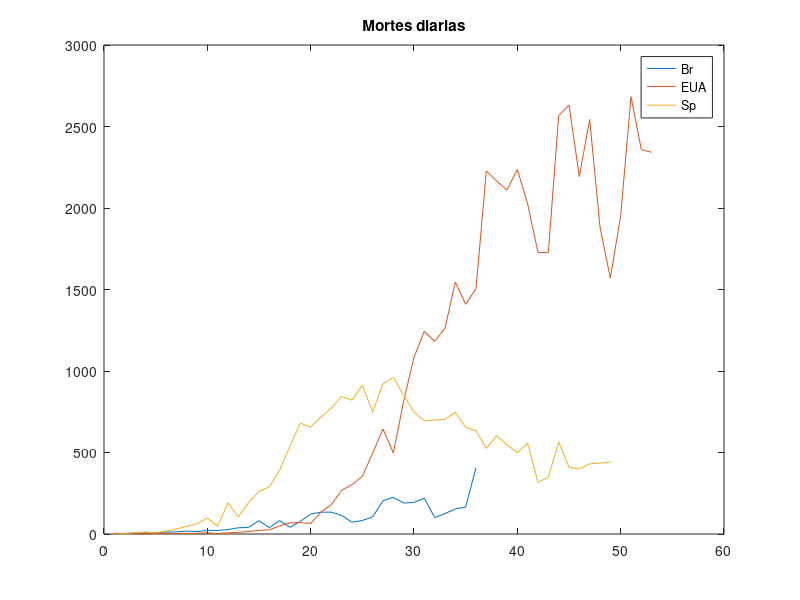
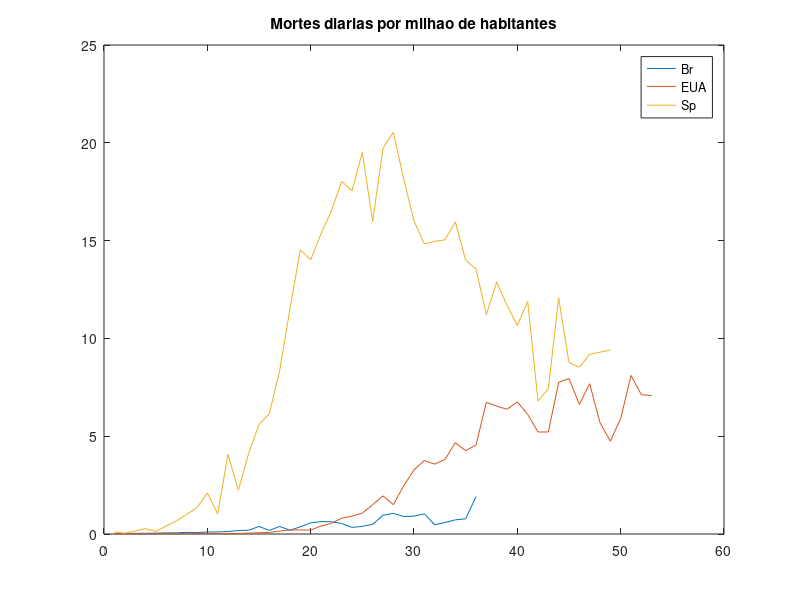
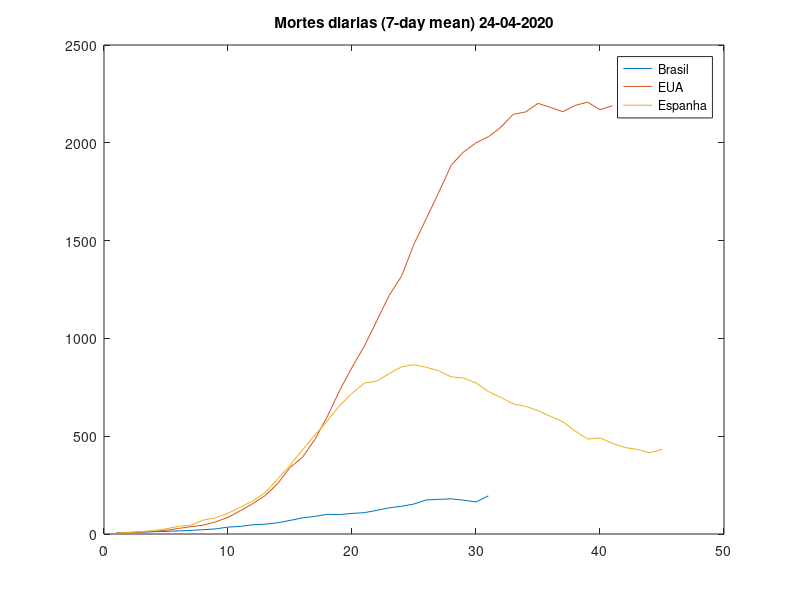
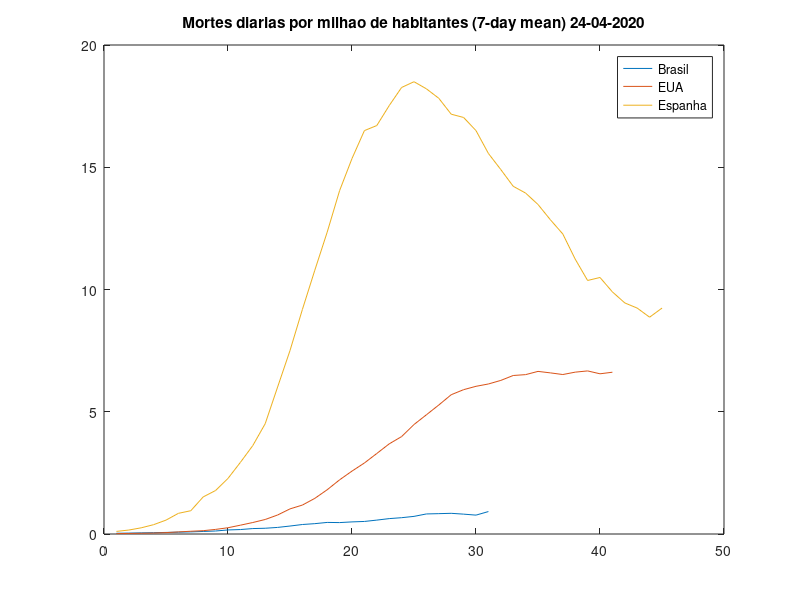

Reproduce these figures in MATLAB, in order.
%!/usr/bin/octave
% Conoravirus SARS-CoV-2 statistics
% Author: Jorgeluis Guerra.

clear

% Daily Deaths
Br = [3, 4, 7, 7, 9, 12, 13, 18, 15, 22, 22, 27, 38, 41, 82, 39, 82, 41, 78, 122, 134, 134, 114, 72, 83, 105, 204, 225, 190, 194, 220, 101, 125, 154, 165, 407];
EUA = [5, 3, 2, 1, 3, 4, 3, 4, 4, 8, 3, 7, 10, 15, 22, 26, 50, 68, 70, 65, 135, 180, 268, 303, 354, 496, 644, 497, 815, 1085, 1243, 1182, 1263, 1545, 1409, ...
       1505, 2228, 2165, 2111, 2236, 2024, 1727, 1726, 2566, 2631, 2193, 2543, 1883, 1570, 1952, 2683, 2358, 2342];
Sp = [5, 2, 7, 13, 6, 19, 31, 47, 63, 98, 48, 191, 105, 193, 262, 288, 391, 539, 680, 656, 718, 773, 844, 821, 913, 748, 923, 961, 850, 749, 694, 700, 704, ...
      747, 655, 634, 525, 603, 547, 499, 557, 318, 348, 565, 410, 399, 430, 435, 440];
      

% Daily Deaths vectors for 7-day mean calculi
Br_4mean = [0, 0, 0, 0, 1, 3, 3, 4, 7, 7, 9, 12, 13, 18, 15, 22, 22, 27, 38, 41, 82, 39, 82, 41, 78, 122, 134, 134, 114, 72, 83, 105, 204, 225, 190, 194, ...
            220, 101, 125, 154, 165, 407];
EUA_4mean = [0, 0, 0, 0, 1, 0, 5, 3, 2, 1, 3, 4, 3, 4, 4, 8, 3, 7, 10, 15, 22, 26, 50, 68, 70, 65, 135, 180, 268, 303, 354, 496, 644, 497, 815, 1085, 1243, ...
             1182, 1263, 1545, 1409, 1505, 2228, 2165, 2111, 2236, 2024, 1727, 1726, 2566, 2631, 2193, 2543, 1883, 1570, 1952, 2683, 2358, 2342];
Sp_4mean = [0, 0, 0, 1, 1, 1, 5, 2, 7, 13, 6, 19, 31, 47, 63, 98, 48, 191, 105, 193, 262, 288, 391, 539, 680, 656, 718, 773, 844, 821, 913, 748, 923, 961, ...
            850, 749, 694, 700, 704, 747, 655, 634, 525, 603, 547, 499, 557, 318, 348, 565, 410, 399, 430, 435, 440];

% Date of total deaths equal to 5
Br_first_5death_day = [19, 03, 2020];
EUA_first_5death_day = [02, 03, 2020];
Sp_first_5death_day = [06, 03, 2020];

% Populations
Br_pop_M = 212.6;
EUA_pop_M = 331.0;
Sp_pop_M = 46.8;

% Daily Deaths per million habitants
Br_per_M = Br / Br_pop_M;
EUA_per_M = EUA / EUA_pop_M;
Sp_per_M = Sp / Sp_pop_M;

% Days from the day of total 5 deaths until now
xBr = 1:36;
xEUA = 1:53;
xSp = 1:49;

% Vectors to store 7-day mean data
Br_7day = zeros (1, xBr(end));
EUA_7day = zeros (1, xEUA(end));
Sp_7day = zeros (1, xSp(end));

% 7-day mean data calculi
for i = xBr
   Br_7day(i) = Br_4mean(i+6) + Br_4mean(i+5) + Br_4mean(i+4) + Br_4mean(i+3) + Br_4mean(i+2) + Br_4mean(i+1) + Br_4mean(i);
endfor
for i = xEUA
   EUA_7day(i) = EUA_4mean(i+6) + EUA_4mean(i+5) + EUA_4mean(i+4) + EUA_4mean(i+3) + EUA_4mean(i+2) + EUA_4mean(i+1) + EUA_4mean(i);
endfor
for i = xSp
   Sp_7day(i) = Sp_4mean(i+6) + Sp_4mean(i+5) + Sp_4mean(i+4) + Sp_4mean(i+3) + Sp_4mean(i+2) + Sp_4mean(i+1) + Sp_4mean(i);
endfor

Br_7day = Br_7day / 7;
EUA_7day = EUA_7day / 7;
Sp_7day = Sp_7day / 7;

% Removes days before the first day when the mean reach 5 deaths
Br_7day = Br_7day(6:end);
xBr7d = 1:31;
EUA_7day = EUA_7day(13:end);
xEUA7d = 1:41;
Sp_7day = Sp_7day(5:end);
xSp7d = 1:45;

Br_7day_per_M = Br_7day / Br_pop_M;
EUA_7day_per_M = EUA_7day / EUA_pop_M;
Sp_7day_per_M = Sp_7day / Sp_pop_M;

%% Daily Deaths bars graph
%pause(0.3);
%figure;
%bar (xBr, Br);
%pause(0.3);
%figure;
%bar (xEUA, EUA);
%pause(0.3);
%figure;
%bar (xSp, Sp);
%
%% Daily Deaths 7-day mean bars graph
%pause(0.3);
%figure;
%bar (xBr, Br_7day);
%pause(0.3);
%figure;
%bar (xEUA, EUA_7day);
%pause(0.3);
%figure;
%bar (xSp, Sp_7day);

% Daily Deaths function graph
pause(0.3);
figure;
set(gca, 'DefaultLineLineWidth', 2.5);
plot (xBr, Br, xEUA, EUA, xSp, Sp);
title('Mortes diarias');
legend('Br','EUA', 'Sp');

% Daily Deaths per million function graph
pause(0.3);
figure;
set(gca, 'DefaultLineLineWidth', 2.5);
plot (xBr, Br_per_M, xEUA, EUA_per_M, xSp, Sp_per_M);
title('Mortes diarias por milhao de habitantes');
legend('Br','EUA', 'Sp');

% Daily Deaths 7-day mean function graph
pause(0.3);
figure;
set(gca, 'DefaultLineLineWidth', 2.5);
plot (xBr7d, Br_7day, xEUA7d, EUA_7day, xSp7d, Sp_7day);
title('Mortes diarias (7-day mean) 24-04-2020');
legend('Brasil','EUA', 'Espanha');

% Daily Deaths 7-day mean per million function graph
pause(0.3);
figure;
set(gca, 'DefaultLineLineWidth', 2.5);
plot (xBr7d, Br_7day_per_M, xEUA7d, EUA_7day_per_M, xSp7d, Sp_7day_per_M);
title('Mortes diarias por milhao de habitantes (7-day mean) 24-04-2020');
legend('Brasil','EUA', 'Espanha');
